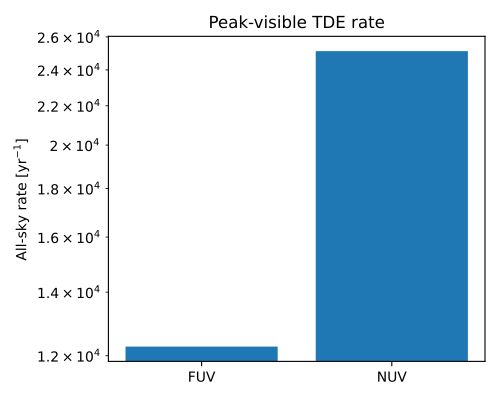

Python code for this plot:
import numpy as np
import matplotlib.pyplot as plt
from astropy import units as u

from m4opt.missions import uvex
from uvex_transients.transients.TDEs import TidalDisruptionEvent


rng = np.random.default_rng(20260911)
n_samples = 3000

# Sample the TDE population.
tde = TidalDisruptionEvent()
redshift = tde.sample_event_redshift(n_samples, rng=rng)
params = tde.sed.sample_parameters(size=n_samples, rng=rng)

# Convert the integrated rate per steradian to an all-sky rate.
all_sky_rate = 4 * np.pi * tde.integrated_event_rate * u.sr

# Observed-frame time corresponding to the rest-frame peak.
t_peak_obs = 5 * params["sigma_rise"] * (1 + redshift)

detection_limits = {
    "FUV": 24.5 * u.ABmag,
    "NUV": 24.5 * u.ABmag,
}

# Compute peak-visible rates.
visible_rates = {}

for band_name, bandpass in uvex.detector.bandpasses.items():
    magnitudes = tde.sed.mag_bandpass(
        bandpass,
        t_peak_obs,
        redshift=redshift,
        **params,
    ).to_value(u.ABmag)

    visible = magnitudes < detection_limits[band_name].to_value(u.ABmag)
    visible_fraction = np.mean(visible)
    visible_rate = visible_fraction * all_sky_rate

    visible_rates[band_name] = visible_rate

    print(
        f"{band_name}: {visible_rate:.2f} "
        f"({visible_fraction:.1%} of events visible)"
    )

# Plot all-sky visible rates.
band_names = list(visible_rates)
rates = [visible_rates[band].to_value(1 / u.yr) for band in band_names]

fig, ax = plt.subplots(figsize=(5, 4))

ax.bar(band_names, rates)

ax.set_yscale("log")
ax.set_ylabel(r"All-sky rate [yr$^{-1}$]")
ax.set_title("Peak-visible TDE rate")

fig.tight_layout()
plt.show()
